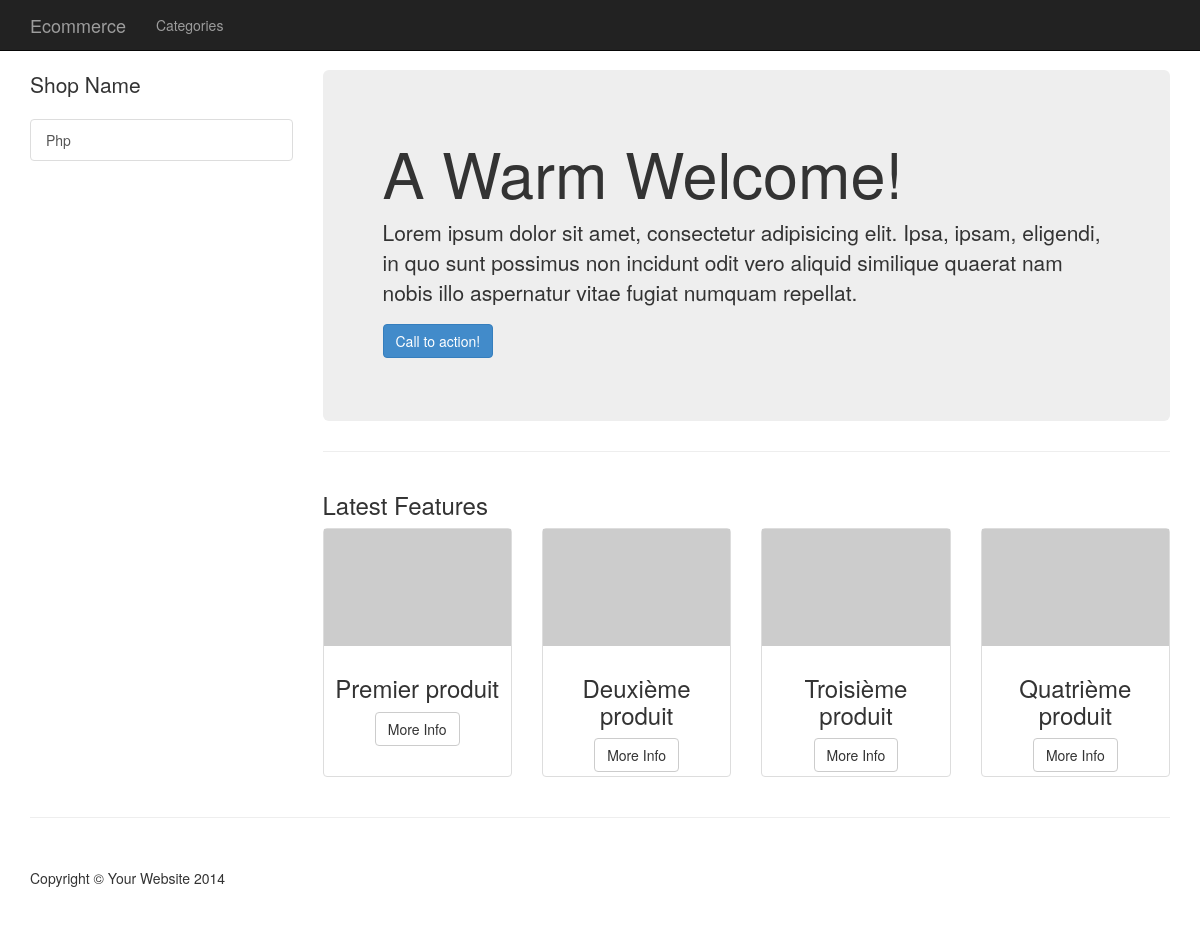
The page /?page=category&idcat=1 on the database its author committed.
### tables this page shows
CREATE TABLE IF NOT EXISTS `categorie` (
  `id` int(11) NOT NULL AUTO_INCREMENT,
  `nom` varchar(250) NOT NULL,
  `description` text NOT NULL,
  `image` varchar(250) NOT NULL,
  PRIMARY KEY (`id`)
);

CREATE TABLE IF NOT EXISTS `product` (
  `id` int(11) NOT NULL AUTO_INCREMENT,
  `nom` varchar(250) NOT NULL,
  `description` text NOT NULL,
  `prix` float NOT NULL,
  `image` varchar(250) NOT NULL,
  `date_product` datetime NOT NULL,
  `id_categorie` int(11) NOT NULL,
  PRIMARY KEY (`id`),
  KEY `id_categorie` (`id_categorie`)
);

### index.php (called while the page is built, shortened)
<?php
$page = 'home';
if (isset($_GET['page']))
{
    $page = $_GET['page'];
}
$controller = ROOT.'controller/'.strtolower($page).'Controller.php';
if (file_exists($controller))
{
    include $controller;
}
else
{
    include ROOT.'view/404.php';
    die();
}
include ROOT.'view/layoutView.php';

### controller/sidebarController.php (called while the page is built)
<?php
$categorieManager = new CategorieManager($DB);
$sidebarCategorie = $categorieManager->getCategories();

### model/CategorieManager.class.php (called while the page is built)
<?php
class CategorieManager
{
  protected $pdo;
  public function __construct($connexion)
  {
    $this->pdo = $connexion;
  }
  public function getCategories()
  {
    $sql = 'SELECT * FROM categorie';
    $requete = $this->pdo->prepare($sql);
    $requete->setFetchMode( PDO::FETCH_CLASS, 'Categorie');
    $requete->execute();
    return $requete->fetchAll();
  }
  public function getProductByCategory($idcat)
  {
    $sql = 'SELECT * FROM product WHERE id_categorie = :id';
    $requete = $this->pdo->prepare($sql);
    $requete->setFetchMode( PDO::FETCH_CLASS, 'Categorie');
    $requete->bindValue(':id', $idcat, PDO::PARAM_INT);
    $requete->execute();
    return $requete->fetchAll();
  }
}

### model/Categorie.class.php (called while the page is built, shortened)
<?php
class Categorie
{
  protected $id;
  protected $nom;
  public function getId()
  {
    return $this->id;
  }
  public function getNom()
  {
    return $this->nom;
  }
}

### controller/categoryController.php (called while the page is built, shortened)
<?php
$CategorieManager = new CategorieManager($DB);
$productscategorie = $CategorieManager->getProductByCategory($_GET['idcat']);

### view/categoryView.php (the view)
<header class="jumbotron hero-spacer">
    <h1>A Warm Welcome!</h1>
    <p>Lorem ipsum dolor sit amet, consectetur adipisicing elit. Ipsa, ipsam, eligendi, in quo sunt possimus non incidunt odit vero aliquid similique quaerat nam nobis illo aspernatur vitae fugiat numquam repellat.</p>
    <p><a class="btn btn-primary btn-large">Call to action!</a>
    </p>
</header>
<hr>
<div class="row">
    <div class="col-lg-12">
        <h3>Latest Features</h3>
    </div>
</div>
<div class="row text-center">
    <?php foreach ($productscategorie as $prod) : ?>
    <div class="col-md-3 col-sm-6 hero-feature">
        <div class="thumbnail">
            <img src="http://placehold.it/800x500" alt="">
            <div class="caption">
                <h3><?= $prod->getNom(); ?></h3>
                <p>
                    <a href="?page=shopitem&id=<?= $prod->getId(); ?>" class="btn btn-default">More Info</a>
                </p>
            </div>
        </div>
    </div>
    <?php endforeach; ?>
</div>

### view/globals/sidebar.php
<?php include ROOT.'controller/sidebarController.php'; ?>
<div class="col-md-3">
    <p class="lead">Shop Name</p>
    <div class="list-group">
    	<?php foreach($sidebarCategorie as $cat) : ?>
        	<a href="?page=category&idcat=<?= $cat->getId(); ?>" class="list-group-item"><?= $cat->getNom(); ?></a>
        <?php endforeach; ?>
    </div>
</div>

### view/css/shop-homepage.css (style rules this page uses)
body { padding-top: 70px; }
.caption { height: 130px; overflow: hidden; }
.thumbnail img { width: 100%; }
.thumbnail { padding: 0; }

### rows shown on the page
categorie: nom "Php"
product: nom "Premier produit"
product: nom "Deuxième produit"
product: nom "Troisième produit"
product: nom "Quatrième produit"
